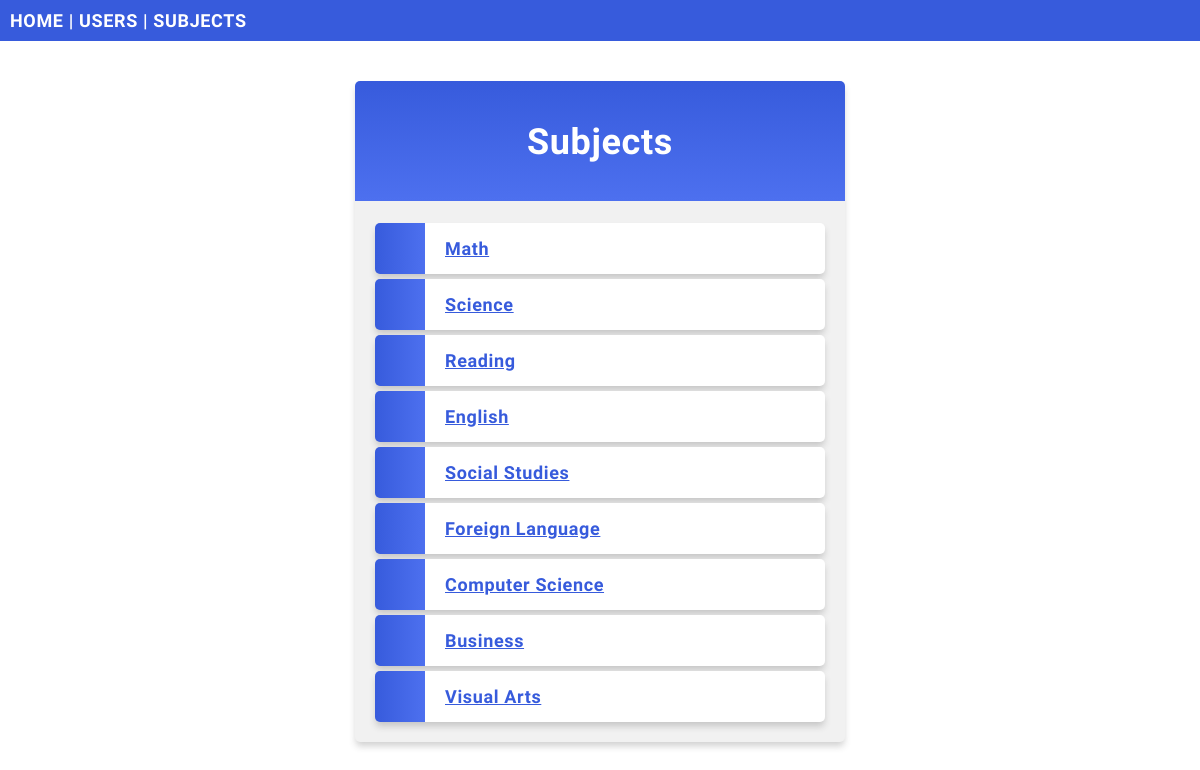
The app's page /subjects/, older data.
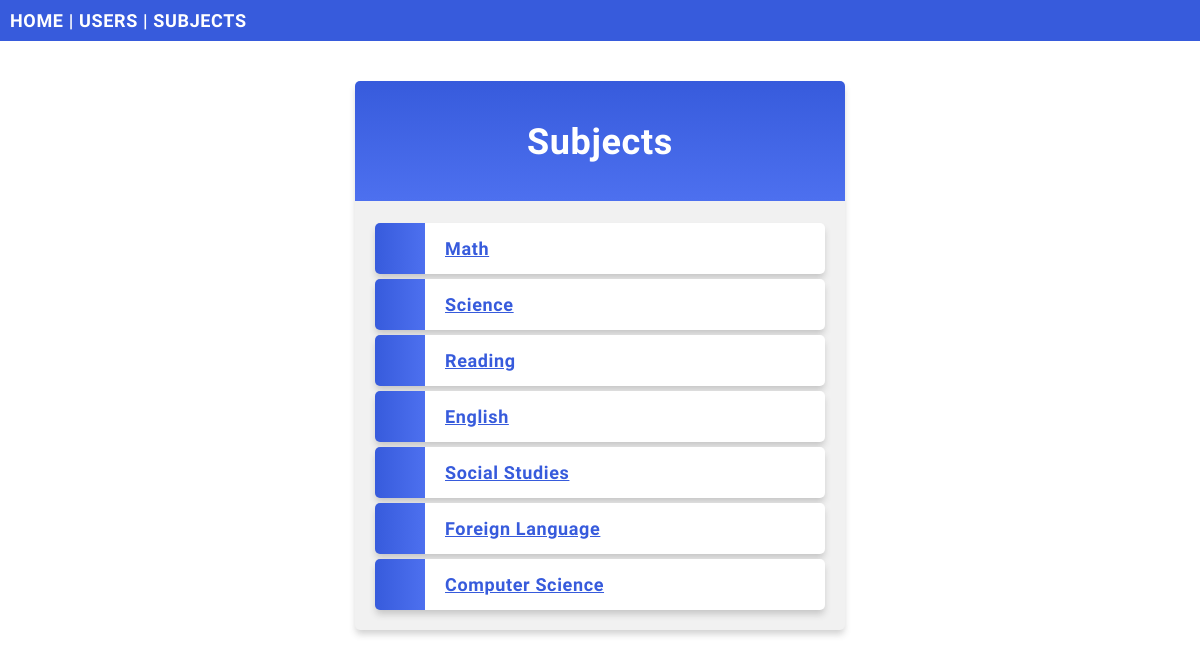
The same page, newer data.
### users/models.py (models this page shows, shortened)
class CoreSubject(models.Model):
    subject = models.CharField("Core Subject", max_length = 75)
    courses = models.ManyToManyField(Course, null = True, blank = True)

### users/views.py (the view)
# urls.py: path('subjects/', views.subjects, name = 'subjects'),
def subjects(request):
    mysubjects = CoreSubject.objects.all().values()
    template = loader.get_template('all_subjects.html')
    context = {
        'mysubjects' : mysubjects,
    }
    return HttpResponse(template.render(context, request))

### users/templates/all_subjects.html (shortened to what this page needs)
{% extends "master.html" %}
{% block content %}
  <div class="mycard">
  <h1>Subjects</h1>
    <ul>
      {% for x in mysubjects %}
      <li><a href="subjectDetails/{{ x.subject }}">{{ x.subject }}</li>
        {% endfor %}
    </ul>
  </div>
{% endblock %}

Row changes from the older to the newer data that the page shows:
removed CoreSubject: subject "Business"
removed CoreSubject: subject "Visual Arts"
